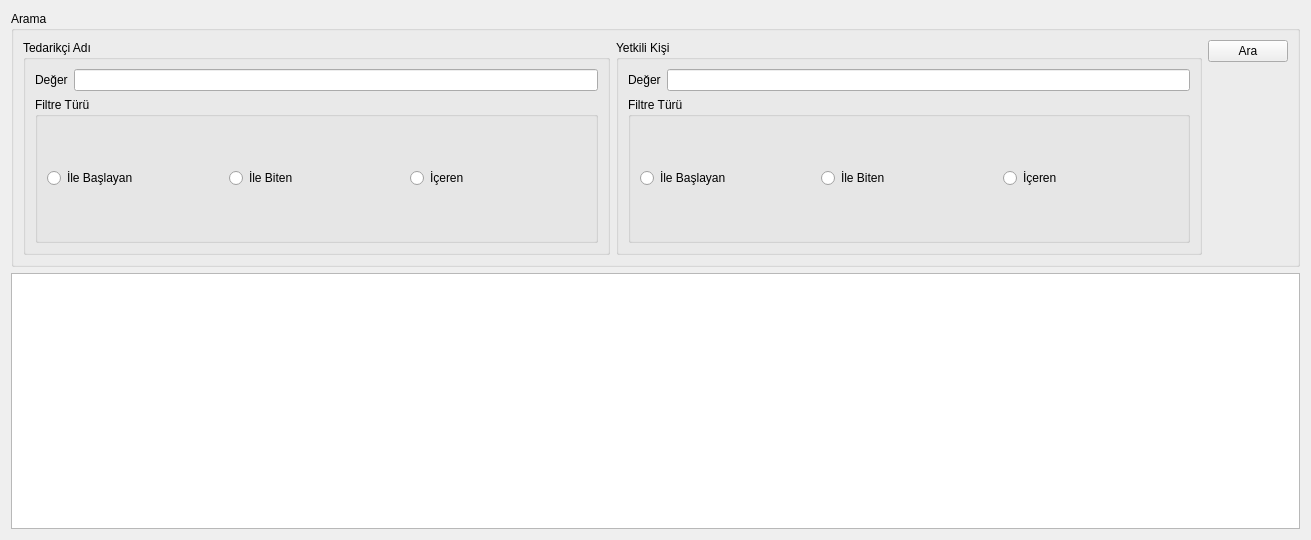
<?xml version="1.0" encoding="UTF-8"?>
<ui version="4.0">
 <class>TMOTedarikciListeWidget</class>
 <widget class="QWidget" name="TMOTedarikciListeWidget">
  <property name="geometry">
   <rect>
    <x>0</x>
    <y>0</y>
    <width>1311</width>
    <height>540</height>
   </rect>
  </property>
  <property name="windowTitle">
   <string>Form</string>
  </property>
  <layout class="QGridLayout" name="gridLayout">
   <item row="0" column="0">
    <widget class="QGroupBox" name="grpArama">
     <property name="title">
      <string>Arama</string>
     </property>
     <layout class="QHBoxLayout" name="horizontalLayout">
      <item>
       <widget class="QGroupBox" name="grpTedarikciAdi">
        <property name="title">
         <string>Tedarikçi Adı</string>
        </property>
        <layout class="QVBoxLayout" name="verticalLayout_3">
         <item>
          <layout class="QHBoxLayout" name="horizontalLayout_2">
           <item>
            <widget class="QLabel" name="lblTedarikciAdiDegeri">
             <property name="text">
              <string>Değer</string>
             </property>
            </widget>
           </item>
           <item>
            <widget class="QLineEdit" name="leTedarikciAdiDegeri"/>
           </item>
          </layout>
         </item>
         <item>
          <widget class="QGroupBox" name="grpTedarikciAdiFiltreTuru">
           <property name="title">
            <string>Filtre Türü</string>
           </property>
           <layout class="QHBoxLayout" name="horizontalLayout_4">
            <item>
             <widget class="QRadioButton" name="rbTedarikciAdiIleBaslayan">
              <property name="text">
               <string>İle Başlayan</string>
              </property>
             </widget>
            </item>
            <item>
             <widget class="QRadioButton" name="rbTedarikciAdiIleBiten">
              <property name="text">
               <string>İle Biten</string>
              </property>
             </widget>
            </item>
            <item>
             <widget class="QRadioButton" name="rbTedarikciAdiIceren">
              <property name="text">
               <string>İçeren</string>
              </property>
             </widget>
            </item>
           </layout>
          </widget>
         </item>
        </layout>
       </widget>
      </item>
      <item>
       <widget class="QGroupBox" name="grpYetkiliKisi">
        <property name="title">
         <string>Yetkili Kişi</string>
        </property>
        <layout class="QVBoxLayout" name="verticalLayout_4">
         <item>
          <layout class="QHBoxLayout" name="horizontalLayout_3">
           <item>
            <widget class="QLabel" name="lblYetkiliKisiDegeri">
             <property name="text">
              <string>Değer</string>
             </property>
            </widget>
           </item>
           <item>
            <widget class="QLineEdit" name="leYetkiliKisiDegeri"/>
           </item>
          </layout>
         </item>
         <item>
          <widget class="QGroupBox" name="grpYetkiliKisiFiltreTuru">
           <property name="title">
            <string>Filtre Türü</string>
           </property>
           <layout class="QHBoxLayout" name="horizontalLayout_5">
            <item>
             <widget class="QRadioButton" name="rbYetkiliKisiIleBaslayan">
              <property name="text">
               <string>İle Başlayan</string>
              </property>
             </widget>
            </item>
            <item>
             <widget class="QRadioButton" name="rbYetkiliKisiIleBiten">
              <property name="text">
               <string>İle Biten</string>
              </property>
             </widget>
            </item>
            <item>
             <widget class="QRadioButton" name="rbYetkiliKisiIceren">
              <property name="text">
               <string>İçeren</string>
              </property>
             </widget>
            </item>
           </layout>
          </widget>
         </item>
        </layout>
       </widget>
      </item>
      <item>
       <layout class="QVBoxLayout" name="verticalLayout">
        <item>
         <widget class="QPushButton" name="btnAra">
          <property name="text">
           <string>Ara</string>
          </property>
         </widget>
        </item>
        <item>
         <spacer name="verticalSpacer">
          <property name="orientation">
           <enum>Qt::Vertical</enum>
          </property>
          <property name="sizeHint" stdset="0">
           <size>
            <width>20</width>
            <height>40</height>
           </size>
          </property>
         </spacer>
        </item>
       </layout>
      </item>
     </layout>
    </widget>
   </item>
   <item row="1" column="0">
    <widget class="QTableWidget" name="tblVeriler"/>
   </item>
  </layout>
 </widget>
 <resources/>
 <connections>
  <connection>
   <sender>rbTedarikciAdiIleBaslayan</sender>
   <signal>clicked()</signal>
   <receiver>TMOTedarikciListeWidget</receiver>
   <slot>arama_yap()</slot>
   <hints>
    <hint type="sourcelabel">
     <x>78</x>
     <y>201</y>
    </hint>
    <hint type="destinationlabel">
     <x>5</x>
     <y>258</y>
    </hint>
   </hints>
  </connection>
  <connection>
   <sender>rbTedarikciAdiIleBiten</sender>
   <signal>clicked()</signal>
   <receiver>TMOTedarikciListeWidget</receiver>
   <slot>arama_yap()</slot>
   <hints>
    <hint type="sourcelabel">
     <x>266</x>
     <y>204</y>
    </hint>
    <hint type="destinationlabel">
     <x>3</x>
     <y>284</y>
    </hint>
   </hints>
  </connection>
  <connection>
   <sender>rbTedarikciAdiIceren</sender>
   <signal>clicked()</signal>
   <receiver>TMOTedarikciListeWidget</receiver>
   <slot>arama_yap()</slot>
   <hints>
    <hint type="sourcelabel">
     <x>434</x>
     <y>205</y>
    </hint>
    <hint type="destinationlabel">
     <x>3</x>
     <y>311</y>
    </hint>
   </hints>
  </connection>
  <connection>
   <sender>rbYetkiliKisiIleBaslayan</sender>
   <signal>clicked()</signal>
   <receiver>TMOTedarikciListeWidget</receiver>
   <slot>arama_yap()</slot>
   <hints>
    <hint type="sourcelabel">
     <x>675</x>
     <y>210</y>
    </hint>
    <hint type="destinationlabel">
     <x>1262</x>
     <y>270</y>
    </hint>
   </hints>
  </connection>
  <connection>
   <sender>rbYetkiliKisiIleBiten</sender>
   <signal>clicked()</signal>
   <receiver>TMOTedarikciListeWidget</receiver>
   <slot>arama_yap()</slot>
   <hints>
    <hint type="sourcelabel">
     <x>854</x>
     <y>207</y>
    </hint>
    <hint type="destinationlabel">
     <x>1307</x>
     <y>297</y>
    </hint>
   </hints>
  </connection>
  <connection>
   <sender>rbYetkiliKisiIceren</sender>
   <signal>clicked()</signal>
   <receiver>TMOTedarikciListeWidget</receiver>
   <slot>arama_yap()</slot>
   <hints>
    <hint type="sourcelabel">
     <x>1019</x>
     <y>200</y>
    </hint>
    <hint type="destinationlabel">
     <x>1305</x>
     <y>290</y>
    </hint>
   </hints>
  </connection>
  <connection>
   <sender>leYetkiliKisiDegeri</sender>
   <signal>textChanged(QString)</signal>
   <receiver>TMOTedarikciListeWidget</receiver>
   <slot>arama_yap()</slot>
   <hints>
    <hint type="sourcelabel">
     <x>732</x>
     <y>101</y>
    </hint>
    <hint type="destinationlabel">
     <x>1217</x>
     <y>3</y>
    </hint>
   </hints>
  </connection>
  <connection>
   <sender>leTedarikciAdiDegeri</sender>
   <signal>textChanged(QString)</signal>
   <receiver>TMOTedarikciListeWidget</receiver>
   <slot>arama_yap()</slot>
   <hints>
    <hint type="sourcelabel">
     <x>144</x>
     <y>97</y>
    </hint>
    <hint type="destinationlabel">
     <x>4</x>
     <y>144</y>
    </hint>
   </hints>
  </connection>
 </connections>
 <slots>
  <slot>arama_yap()</slot>
 </slots>
</ui>
